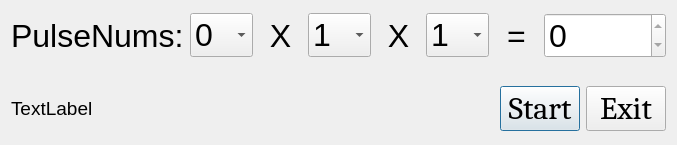
<?xml version="1.0" encoding="UTF-8"?>
<ui version="4.0">
 <class>Dialog</class>
 <widget class="QDialog" name="Dialog">
  <property name="geometry">
   <rect>
    <x>0</x>
    <y>0</y>
    <width>677</width>
    <height>145</height>
   </rect>
  </property>
  <property name="windowTitle">
   <string>Dialog</string>
  </property>
  <layout class="QVBoxLayout" name="verticalLayout">
   <item>
    <layout class="QHBoxLayout" name="horizontalLayout_3">
     <item>
      <widget class="QLabel" name="pulsenumsLab">
       <property name="font">
        <font>
         <pointsize>24</pointsize>
        </font>
       </property>
       <property name="text">
        <string>PulseNums:</string>
       </property>
      </widget>
     </item>
     <item>
      <widget class="QComboBox" name="c1Box">
       <property name="font">
        <font>
         <pointsize>24</pointsize>
        </font>
       </property>
       <item>
        <property name="text">
         <string>0</string>
        </property>
       </item>
       <item>
        <property name="text">
         <string>1</string>
        </property>
       </item>
       <item>
        <property name="text">
         <string>2</string>
        </property>
       </item>
       <item>
        <property name="text">
         <string>3</string>
        </property>
       </item>
       <item>
        <property name="text">
         <string>4</string>
        </property>
       </item>
       <item>
        <property name="text">
         <string>5</string>
        </property>
       </item>
       <item>
        <property name="text">
         <string>6</string>
        </property>
       </item>
       <item>
        <property name="text">
         <string>7</string>
        </property>
       </item>
       <item>
        <property name="text">
         <string>8</string>
        </property>
       </item>
       <item>
        <property name="text">
         <string>9</string>
        </property>
       </item>
       <item>
        <property name="text">
         <string>10</string>
        </property>
       </item>
      </widget>
     </item>
     <item>
      <widget class="QLabel" name="x1Lab">
       <property name="font">
        <font>
         <pointsize>24</pointsize>
        </font>
       </property>
       <property name="text">
        <string>X</string>
       </property>
       <property name="alignment">
        <set>Qt::AlignCenter</set>
       </property>
      </widget>
     </item>
     <item>
      <widget class="QComboBox" name="c2Box">
       <property name="font">
        <font>
         <pointsize>24</pointsize>
        </font>
       </property>
       <item>
        <property name="text">
         <string>1</string>
        </property>
       </item>
       <item>
        <property name="text">
         <string>2</string>
        </property>
       </item>
       <item>
        <property name="text">
         <string>3</string>
        </property>
       </item>
       <item>
        <property name="text">
         <string>4</string>
        </property>
       </item>
       <item>
        <property name="text">
         <string>5</string>
        </property>
       </item>
       <item>
        <property name="text">
         <string>6</string>
        </property>
       </item>
       <item>
        <property name="text">
         <string>7</string>
        </property>
       </item>
       <item>
        <property name="text">
         <string>8</string>
        </property>
       </item>
       <item>
        <property name="text">
         <string>9</string>
        </property>
       </item>
       <item>
        <property name="text">
         <string>10</string>
        </property>
       </item>
      </widget>
     </item>
     <item>
      <widget class="QLabel" name="x2Lab">
       <property name="font">
        <font>
         <pointsize>24</pointsize>
        </font>
       </property>
       <property name="text">
        <string>X</string>
       </property>
       <property name="alignment">
        <set>Qt::AlignCenter</set>
       </property>
      </widget>
     </item>
     <item>
      <widget class="QComboBox" name="c3Box">
       <property name="font">
        <font>
         <pointsize>24</pointsize>
        </font>
       </property>
       <item>
        <property name="text">
         <string>1</string>
        </property>
       </item>
       <item>
        <property name="text">
         <string>2</string>
        </property>
       </item>
       <item>
        <property name="text">
         <string>3</string>
        </property>
       </item>
       <item>
        <property name="text">
         <string>4</string>
        </property>
       </item>
       <item>
        <property name="text">
         <string>5</string>
        </property>
       </item>
       <item>
        <property name="text">
         <string>6</string>
        </property>
       </item>
       <item>
        <property name="text">
         <string>7</string>
        </property>
       </item>
       <item>
        <property name="text">
         <string>8</string>
        </property>
       </item>
       <item>
        <property name="text">
         <string>9</string>
        </property>
       </item>
       <item>
        <property name="text">
         <string>10</string>
        </property>
       </item>
      </widget>
     </item>
     <item>
      <widget class="QLabel" name="x3Lab">
       <property name="font">
        <font>
         <pointsize>24</pointsize>
        </font>
       </property>
       <property name="text">
        <string>=</string>
       </property>
       <property name="alignment">
        <set>Qt::AlignCenter</set>
       </property>
      </widget>
     </item>
     <item>
      <widget class="QSpinBox" name="spinBox">
       <property name="font">
        <font>
         <pointsize>24</pointsize>
        </font>
       </property>
       <property name="readOnly">
        <bool>true</bool>
       </property>
       <property name="maximum">
        <number>10000</number>
       </property>
      </widget>
     </item>
    </layout>
   </item>
   <item>
    <spacer name="horizontalSpacer_2">
     <property name="orientation">
      <enum>Qt::Horizontal</enum>
     </property>
     <property name="sizeHint" stdset="0">
      <size>
       <width>40</width>
       <height>20</height>
      </size>
     </property>
    </spacer>
   </item>
   <item>
    <layout class="QHBoxLayout" name="horizontalLayout">
     <item>
      <widget class="QLabel" name="label">
       <property name="font">
        <font>
         <pointsize>14</pointsize>
        </font>
       </property>
       <property name="text">
        <string>TextLabel</string>
       </property>
      </widget>
     </item>
     <item>
      <spacer name="horizontalSpacer">
       <property name="orientation">
        <enum>Qt::Horizontal</enum>
       </property>
       <property name="sizeHint" stdset="0">
        <size>
         <width>40</width>
         <height>20</height>
        </size>
       </property>
      </spacer>
     </item>
     <item>
      <widget class="QPushButton" name="startBtn">
       <property name="font">
        <font>
         <family>Cambria</family>
         <pointsize>24</pointsize>
        </font>
       </property>
       <property name="text">
        <string>Start</string>
       </property>
      </widget>
     </item>
     <item>
      <widget class="QPushButton" name="exitBtn">
       <property name="font">
        <font>
         <family>Cambria</family>
         <pointsize>24</pointsize>
        </font>
       </property>
       <property name="text">
        <string>Exit</string>
       </property>
      </widget>
     </item>
    </layout>
   </item>
  </layout>
 </widget>
 <layoutdefault spacing="6" margin="11"/>
 <resources/>
 <connections/>
</ui>
